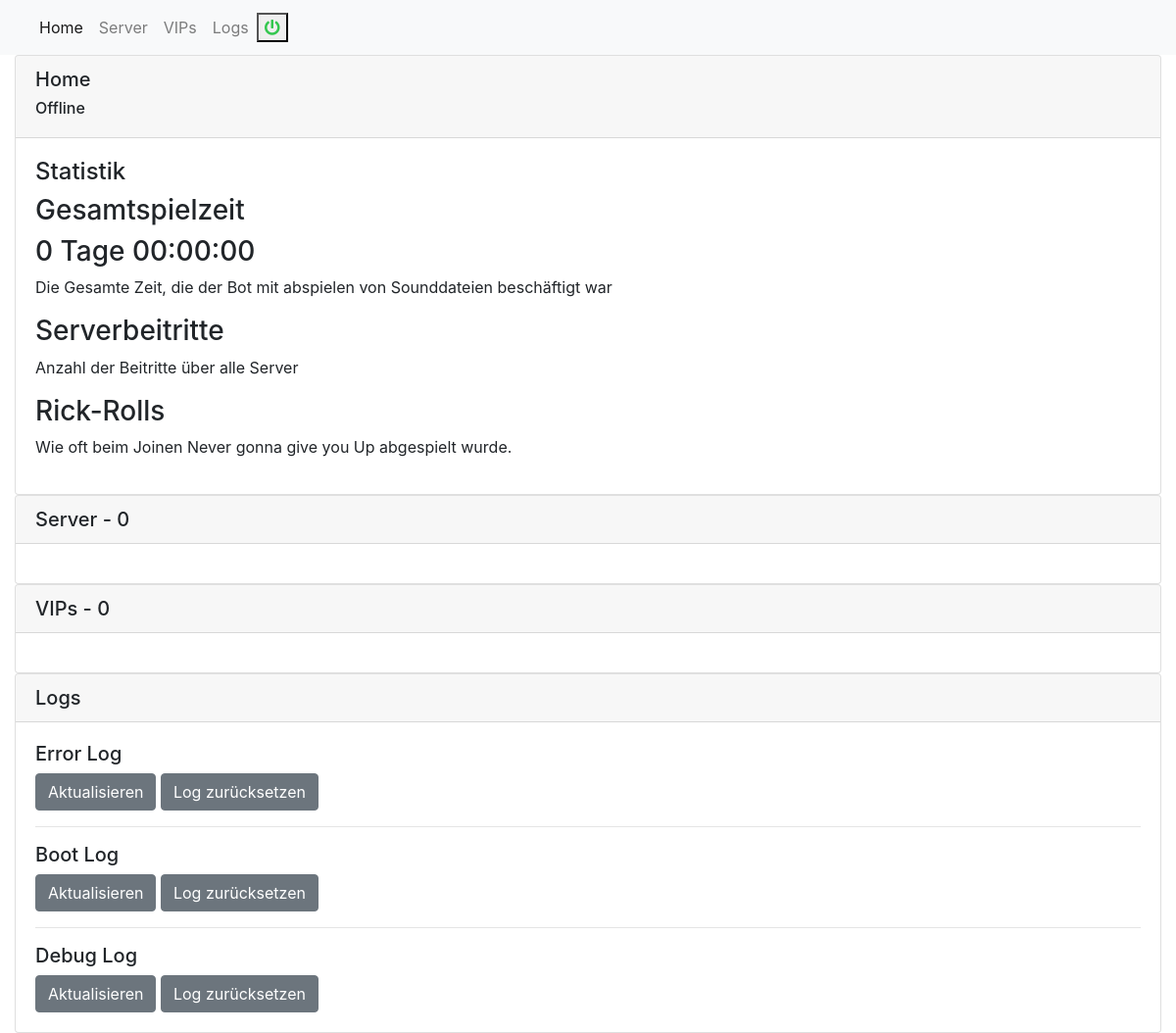
Before: /backend/index.php (signed in) with the older database file.
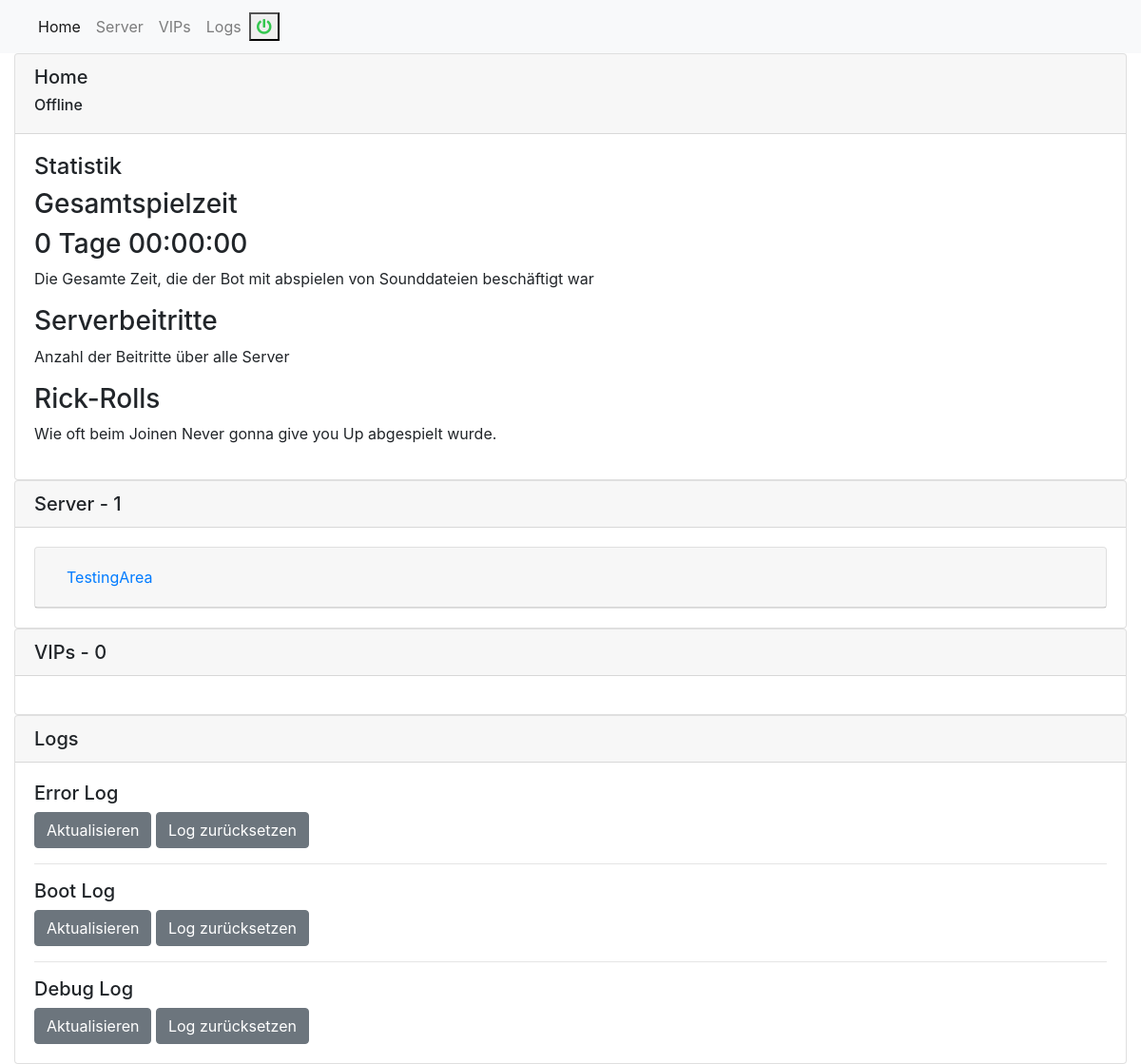
After: the same page with the newer database file.
### tables this page shows
CREATE TABLE `server` (
  `guildID` varchar(255) NOT NULL,
  `name` varchar(255) NOT NULL,
  `avatar` varchar(255) DEFAULT NULL,
  `manageRolle` varchar(255) NOT NULL DEFAULT '{"name":"","id":""}',
  `instructions` varchar(8000) NOT NULL DEFAULT '{"instructions":[{"name":"join","type":"7","security":"0"},{"name":"leave","type":"8","security":"0"},{"name":"setVolume","type":"19","security":"1"},{"name":"volume","type":"12","security":"0"},{"name":"help","type":"9","security":"0"},{"name":"setAlias","type":"18","security":"1"},{"name":"setModRole","type":"11","security":"2"},{"name":"modRole","type":"10","security":"0"},{"name":"setPrefix","type":"17","security":"1"},{"name":"lock","type":"4","security":"0"},{"name":"unlock","type":"5","security":"0"},{"name":"setReactionChannel","type":"21","security":"1"},{"name":"addReaction","type":"24","security":"1"},{"name":"setReactionRole","type":"20","security":"1"},{"name":"reactionRole","type":"13","security":"0"},{"name":"becomeVIP","type":"6","security":"0"},{"name":"whitelist","type":"15","security":"0"},{"name":"whitelistAdd","type":"22","security":"1"},{"name":"whitelistRemove","type":"27","security":"1"},{"name":"whitelistClear","type":"29","security":"1"},{"name":"listen","type":"1","security":"0"},{"name":"setJoinSound","type":"2","security":"0"},{"name":"removeJoinSound","type":"3","security":"0"},{"name":"lockable","type":"16","security":"0"},{"name":"lockableAdd","type":"23","security":"1"},{"name":"lockableRemove","type":"28","security":"1"},{"name":"lockableClear","type":"30","security":"1"},{"name":"reactionChannel","type":"14","security":"0"},{"name":"removeReactionChannel","type":"26","security":"1"},{"name":"removeReactionRole","type":"25","security":"1"}]}',
  `whitelist` varchar(3000) NOT NULL DEFAULT '{"whitelist":[]}',
  `prefix` varchar(255) NOT NULL DEFAULT '.',
  `volume` float NOT NULL DEFAULT 0.2,
  `standartRole` varchar(255) NOT NULL DEFAULT '{"name":"","id":""}',
  `channelReact` varchar(255) NOT NULL DEFAULT '{"name":"","id":""}',
  `lockable` varchar(3000) NOT NULL DEFAULT '{"lockable":[]}'
);

### web/backend/index.php (the view, shortened to what this page needs)
<?php
$shutdownButtonColor = "";
$red = "#ff3a30";
$green = "#34c74f";
$statusText = "";
if(isServerRunning()) {
    $shutdownButtonColor = $red;
    $statusColor = $green;
    $shutDownButtonAction = "boot";
    $statusText = "Online";
    $shutDownButton = '<button type="Button" class="action-button" name="shutdown" data-toggle="modal" data-target="#staticBackdrop-shutdown">';
    $restartButton = '<button type="Button" class="action-button restart-button" name="restart" data-toggle="modal" data-target="#staticBackdrop-restart"><i class="action-icon fas fa-redo restart"></i></button> ';
}else{
    $shutdownButtonColor = $green;
    $shutDownButton = '<button type="submit" class="action-button" name="shutdown">';
    $statusText = "Offline";
}
function printServer(){
    $i = 0;
    $servers = getServersFromDatabase();
    foreach($servers as $server) {
        $jObj = new stdClass();
        foreach ($server as $key => $value) {
            $jObj->{$key} = $value;
        }
        $serverStyle = ($jObj->avatar != "")? "background-image: url(". $jObj->avatar .")" : "background-color: white";
        $whitelist = "";
        $lockable = "";
        $message = "";
        echo('
        <div class="card">
                <div class="card-header" id="headingOne">
                    <div class="card-serverpic" style="'. $serverStyle .'"></div>
                    <h2 class="mb-0">
                        <button class="btn btn-link btn-block text-left" id="colapse-button-header-'. $i .'"  type="button" data-toggle="collapse" data-target="#collapse-'. $i .'" aria-expanded="true" aria-controls="collapse-'. $i .'">
                            '. $jObj->name. '
                        </button>
                    </h2>
                    '. $message .'
                    </div>
                    <div id="collapse-'. $i .'" class="collapse" aria-labelledby="headingOne" data-parent="#accordionExample">
                                    <input id="standard-role-'. $i .'" name="standard-role-'. $i .'" class="server-settings-input-disabled" value="'. json_decode($jObj->manageRolle)->name .'" disabled>
                                    <input id="reaction-role-'. $i .'" name="reaction-role-'. $i .'" class="server-settings-input-disabled" value="'. json_decode($jObj->standartRole)->name .'" disabled>
                                    <input id="standard-role-'. $i .'" name="standard-role-'. $i .'" class="server-settings-input-disabled" value="'. json_decode($jObj->channelReact)->name .'" disabled>
                                        '. $whitelist .'
                                        '. $lockable .'
                                    <input id="prefix-char-'. $i .'" name="prefix-char-'. $i .'" class="server-settings-input-disabled" value="'. $jObj->prefix .'" maxlength="1" disabled>
                                <i class="prefix-edit-button fas fa-pencil-alt" data-toggle="modal" data-target="#prefix-modal-'. $i .'" id="edit-prefix-'. $i .'"></i>
                                    <input class="volume-range" type="range" id="volume-range-'. $i .'" name="volume-range-'. $i .'" min="0" max="1" value="' . $jObj->volume . '" step="0.1" disabled>
                                    <div id="range-val-'. $i .'" class="range-val"></div>
                                <i class="volume-edit-button fas fa-pencil-alt" id="edit-volume-'. $i .'"></i>
                            <input type="submit" id="submit-server-settings-'. $i .'" name="submit-server-settings-'. $i .'" class="btn btn-success" value="Speichern">
                            <button type="button" class="btn btn-light reset-button" data-toggle="modal" data-target="#staticBackdrop-'. $i .'">Reset</button>
                </div>
            </div>
            <div class="modal fade" id="staticBackdrop-'. $i .'" data-backdrop="static" data-keyboard="false" tabindex="-1" aria-labelledby="staticBackdropLabel" aria-hidden="true">
                        <h5 class="modal-title" id="staticBackdropLabel-'. $i .'">Zurücksetzen</h5>
                        <input type="submit" class="btn btn-danger" id="reset-server-settings-'. $i .'" name="reset-server-settings-'. $i .'"  value="Fortfahren">
            </div>
    ');
    $i++;
    }
}
function connectToDatabase(){
    $username = $_ENV['DBUSER'];
    $password = $_ENV['DBPASSWORD'];
    $database = $_ENV['DBNAME'];
    $conn = new mysqli('db', $username, $password, $database);
    return $conn;
}
function getServersFromDatabase(){
    $connection = connectToDatabase();
    $sql = "SELECT * FROM server";
    $result = $connection->query($sql);
    $arr = array();
    if($result){
        while ($row = mysqli_fetch_assoc($result)) {
            array_push($arr, $row);
        }
    }
    return $arr;
}
function getServerCountFromDatabase(){
    $connection = connectToDatabase();
    $sql = "SELECT COUNT(*) FROM server";
    $result = $connection->query($sql);
    if($result){
        $resarr = $result->fetch_row();
        return $resarr[0];
    }
    return null;
}
function getVIPCountFromDatabase(){
    $connection = connectToDatabase();
    $sql = "SELECT COUNT(*) FROM users WHERE isVip=1";
    $result = $connection->query($sql);
    if($result){
        $resarr = $result->fetch_row();
        return $resarr[0];
    }
    return null;
}
function isServerRunning(){
    $ch = curl_init();
    $output = curl_exec($ch);
    $decodedAnswer = json_decode($output);
    return ($decodedAnswer->running == 1);
}
function getStatistics(){
    $json = file_get_contents('/announcer/statistics/statistics.json');
    $stats = json_decode($json);
    $timeInMilliSeconds = $stats->totalPlaytime;
    $timeInSeconds = $timeInMilliSeconds / 1000;
    $rest = ($timeInSeconds % (60*60*24));
    $timeInDays = floor(($timeInSeconds / (60*60*24)));
    $daysString = "";
    if($timeInDays == 1){
        $daysString = " Tag ";
    }else{
        $daysString = " Tage ";
    }
    echo ('
    <div class="totalPlayTime stat-object">
        <h3 class="stat-title">Gesamtspielzeit</h3>
        <h3 class="stat-value">' . $timeInDays . $daysString . gmdate("H:i:s", $rest) . '</h3>
        <p class="stat-description">Die Gesamte Zeit, die der Bot mit abspielen von Sounddateien beschäftigt war</p>
    </div>
    <div class="totalTimesJoined stat-object">
        <h3 class="stat-title">Serverbeitritte</h3>
        <h3 class="stat-value">' . $stats->timesJoined . '</h3>
        <p class="stat-description">Anzahl der Beitritte über alle Server</p>
    </div>
    <div class="timesRickrolled stat-object">
        <h3 class="stat-title">Rick-Rolls</h3>
        <h3 class="stat-value">' . $stats->timesRickroll . '</h3>
        <p class="stat-description">Wie oft beim Joinen Never gonna give you Up abgespielt wurde.</p>
    </div>
    ');
}
?>
    <!doctype html>
    <html>
    <head>
    <link rel="stylesheet" href="https://cdn.jsdelivr.net/npm/bootstrap@4.5.3/dist/css/bootstrap.min.css">
    <link rel="stylesheet" href="https://pro.fontawesome.com/releases/v5.10.0/css/all.css"/>
    <link rel="stylesheet" href="http://announcer.jmk.cloud/weboverlay/app/public/overlay.css">
    </head>
    <body>
    <nav class="navbar navbar-expand-lg navbar-light bg-light">
        <div class="collapse navbar-collapse main-nav" id="navbarNavDropdown">
        <ul class="navbar-nav">
            <li class="nav-item active">
                <a class="nav-link" href="#">Home <span class="sr-only">(current)</span></a>
            </li>
            <li class="nav-item">
                <a class="nav-link" href="#server">Server</a>
            </li>
            <li class="nav-item">
                <a class="nav-link" href="#vips">VIPs</a>
            </li>
            <li class="nav-item">
                <a class="nav-link" href="#logs">Logs</a>
            </li>
        </ul>
        <form method="post">
            <ul class="navbar-nav">
            <li class="nav-item action-item">
                <?php echo $shutDownButton ?>
                    <i class="action-icon fas fa-power-off off" style="color: <?php echo $shutdownButtonColor ?>"></i>
                </button>
            </li>
            </form>
        </div>
    </nav>
    <div id="home" class="d-board-card">
        <div class="container-fluid">
        <div class="card">
            <div class="card-header home-card-header">
                <div class="home-header-text" >
                    <h5>Home</h5>
                </div>
                <div class="home-header-status">
                    <h6 class="home-status-text"><?php echo $statusText ?></h6>
                </div>
            </div>
            <div class="card-body">
            <div class="card-text server-body">
            <div class="accordion" id="accordionExample">
                <div class="stats">
                    <h4 class="stats-headline">Statistik</h4>
                    <div class="stats-values">
                        <?php getStatistics() ?>
                    </div>
                </div>
            </div>
        </div>
        </div>
    </div>
        </div>
    </div>
    <div id="server" class="d-board-card">
        <div class="container-fluid" >
        <div class="card">
            <h5 class="card-header" id="server-header">Server - <?php echo(getServerCountFromDatabase()) ?></h5>
            <div class="card-body" id="server-body">
            <div class="card-text server-body">
            <div class="accordion" id="accordionExample">
                <form method="post">
                    <?php printServer() ?>
                </form>
            </div>
        </div>
        </div>
    </div>
        </div>
    </div>
    <div id="vips" class="d-board-card">
        <div class="container-fluid">
        <div class="card">
            <h5 class="card-header">VIPs - <?php echo(getVIPCountFromDatabase()) ?></h5>
            <div class="card-body">
        </div>
    </div>
    </div>
    </div>
    <div id="logs" class="d-board-card">
        <div class="container-fluid">
        <div class="card">
            <h5 class="card-header">Logs</h5>
            <div class="card-body">
            <div class="card-text server-body">
            <h5 class="log-title">Error Log</h5>
            <div class="accordion accordion-log" id="accordionExample">
                <div class="log-actions">
                    <form method="post">
                        <button type="Button" class="btn btn-secondary reload-log-button" id="reload-error">Aktualisieren</button>
                        <button type="Button" class="btn btn-secondary" id="reset-error-log" name="reset-error-log">Log zurücksetzen</button>
                    </form>
                </div>
            </div>
            <hr>
            <h5 class="log-title">Boot Log</h5>
            <div class="accordion accordion-log" id="accordionExample">
                <div class="log-actions">
                    <form method="post">
                        <button type="Button" class="btn btn-secondary reload-log-button" id="reload-boot">Aktualisieren</button>
                        <button type="Button" class="btn btn-secondary" id="reset-boot-log" name="reset-boot-log">Log zurücksetzen</button>
                    </form>
                </div>
            </div>
            <hr>
            <h5 class="log-title">Debug Log</h5>
            <div class="accordion accordion-log" id="accordionExample">
                <div class="log-actions">
                    <form method="post">
                        <button type="Button" class="btn btn-secondary reload-log-button" id="reload-debug" >Aktualisieren</button>
                        <button type="Button" class="btn btn-secondary" id="reset-debug-log" name="reset-debug-log">Log zurücksetzen</button>
                    </form>
                </div>
            </div>
        </div>
        </div>
    </div>
        </div>
    </div>
    </body>
    </html>

Changed rows visible on the page:
added server: name "TestingArea"
Other visible differences:
getServerCountFromDatabase(): "0" → "1"
